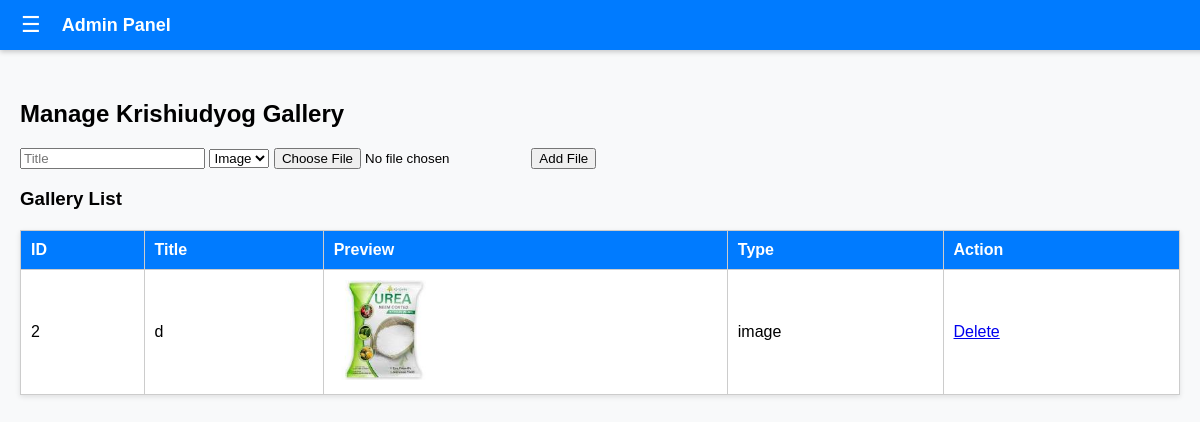
The app's page /admin/manage_krishi_gallery.php with its own data.
### tables this page shows
CREATE TABLE `krishiudyog_gallery` (
  `id` int(11) NOT NULL,
  `title` varchar(255) NOT NULL,
  `file_path` varchar(255) NOT NULL,
  `type` enum('image','video') DEFAULT 'image'
);

### admin/manage_krishi_gallery.php (the view, shortened to what this page needs)
<?php
include('db.php');
$gallery = $conn->query("SELECT * FROM krishiudyog_gallery ORDER BY id DESC");
?>
<!DOCTYPE html>
<html>
<head>
    <link rel="stylesheet" href="style.css">
</head>
<body>
<?php include('sidebar.php'); ?>
<div class="content" id="content">
    <h2>Manage Krishiudyog Gallery</h2>
    <div class="form-section">
        <form method="post" enctype="multipart/form-data">
            <input type="text" name="title" placeholder="Title" required>
            <select name="type" required>
                <option value="image">Image</option>
            </select>
            <input type="file" name="file" required>
            <button type="submit" name="add_gallery">Add File</button>
        </form>
    </div>
    <div class="table-section">
        <h3>Gallery List</h3>
        <table>
            <thead>
                <tr>
                    <th>ID</th><th>Title</th><th>Preview</th><th>Type</th><th>Action</th>
                </tr>
            </thead>
            <tbody>
                <?php while($row = $gallery->fetch_assoc()): ?>
                <tr>
                    <td><?php echo $row['id']; ?></td>
                    <td><?php echo $row['title']; ?></td>
                    <td>
                        <?php if($row['type'] == 'image'): ?>
                            <img src="../uploads/krishiudyog/<?php echo $row['file_path']; ?>" width="100">
                        <?php else: ?>
                            <video width="150" controls>
                                <source src="../uploads/krishiudyog/<?php echo $row['file_path']; ?>" type="video/mp4">
                            </video>
                        <?php endif; ?>
                    </td>
                    <td><?php echo $row['type']; ?></td>
                    <td>
                        <a href="manage_krishi_gallery.php?delete=<?php echo $row['id']; ?>" onclick="return confirm('Delete item?')">Delete</a>
                    </td>
                </tr>
                <?php endwhile; ?>
            </tbody>
        </table>
    </div>
</div>
</body>
</html>

### admin/style.css (style rules this page uses)
body, html { margin: 0; padding: 0; font-family: Arial, sans-serif; background: #f8f9fa; }
.content { margin-top: 60px; padding: 20px; transition: margin-left 0.3s; }
table { width: 100%; border-collapse: collapse; margin-top: 20px; background: #fff; box-shadow: 0 2px 5px rgba(0,0,0,0.1); }
th, td { padding: 10px; border: 1px solid #ccc; text-align: left; }
th { background: #007bff; color: #fff; }

### records on screen
krishiudyog_gallery: id "2", title "d", file_path (picture), type "image"
